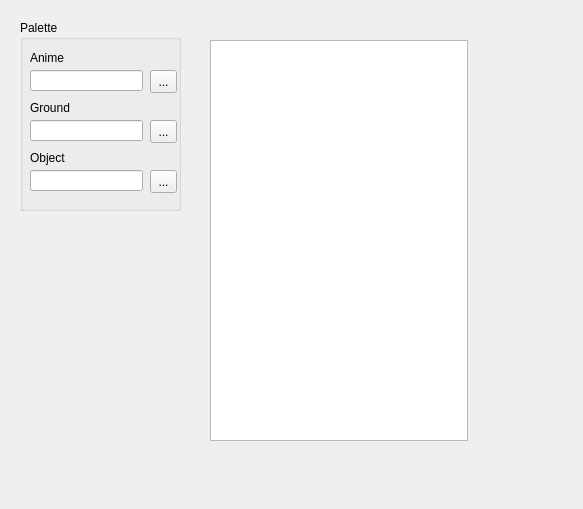
<?xml version="1.0" encoding="UTF-8"?>
<ui version="4.0">
 <class>DatabaseTileSetView</class>
 <widget class="QWidget" name="DatabaseTileSetView">
  <property name="geometry">
   <rect>
    <x>0</x>
    <y>0</y>
    <width>583</width>
    <height>509</height>
   </rect>
  </property>
  <property name="windowTitle">
   <string>Form</string>
  </property>
  <widget class="QGroupBox" name="groupBox">
   <property name="geometry">
    <rect>
     <x>20</x>
     <y>20</y>
     <width>161</width>
     <height>191</height>
    </rect>
   </property>
   <property name="title">
    <string>Palette</string>
   </property>
   <widget class="QLineEdit" name="lineEdit">
    <property name="geometry">
     <rect>
      <x>10</x>
      <y>50</y>
      <width>113</width>
      <height>21</height>
     </rect>
    </property>
   </widget>
   <widget class="QToolButton" name="toolButton">
    <property name="geometry">
     <rect>
      <x>130</x>
      <y>50</y>
      <width>27</width>
      <height>23</height>
     </rect>
    </property>
    <property name="text">
     <string>...</string>
    </property>
   </widget>
   <widget class="QLabel" name="label">
    <property name="geometry">
     <rect>
      <x>10</x>
      <y>30</y>
      <width>62</width>
      <height>16</height>
     </rect>
    </property>
    <property name="text">
     <string>Anime</string>
    </property>
   </widget>
   <widget class="QLabel" name="label_2">
    <property name="geometry">
     <rect>
      <x>10</x>
      <y>80</y>
      <width>62</width>
      <height>16</height>
     </rect>
    </property>
    <property name="text">
     <string>Ground</string>
    </property>
   </widget>
   <widget class="QToolButton" name="groundAssetSelectButton">
    <property name="geometry">
     <rect>
      <x>130</x>
      <y>100</y>
      <width>27</width>
      <height>23</height>
     </rect>
    </property>
    <property name="text">
     <string>...</string>
    </property>
   </widget>
   <widget class="QLineEdit" name="groundAssetLineEdit">
    <property name="geometry">
     <rect>
      <x>10</x>
      <y>100</y>
      <width>113</width>
      <height>21</height>
     </rect>
    </property>
   </widget>
   <widget class="QLabel" name="label_3">
    <property name="geometry">
     <rect>
      <x>10</x>
      <y>130</y>
      <width>62</width>
      <height>16</height>
     </rect>
    </property>
    <property name="text">
     <string>Object</string>
    </property>
   </widget>
   <widget class="QLineEdit" name="lineEdit_3">
    <property name="geometry">
     <rect>
      <x>10</x>
      <y>150</y>
      <width>113</width>
      <height>21</height>
     </rect>
    </property>
   </widget>
   <widget class="QToolButton" name="toolButton_">
    <property name="geometry">
     <rect>
      <x>130</x>
      <y>150</y>
      <width>27</width>
      <height>23</height>
     </rect>
    </property>
    <property name="text">
     <string>...</string>
    </property>
   </widget>
  </widget>
  <widget class="QGraphicsView" name="graphicsView">
   <property name="geometry">
    <rect>
     <x>210</x>
     <y>40</y>
     <width>258</width>
     <height>401</height>
    </rect>
   </property>
   <property name="sizePolicy">
    <sizepolicy hsizetype="Fixed" vsizetype="Expanding">
     <horstretch>0</horstretch>
     <verstretch>0</verstretch>
    </sizepolicy>
   </property>
  </widget>
 </widget>
 <resources/>
 <connections/>
</ui>
